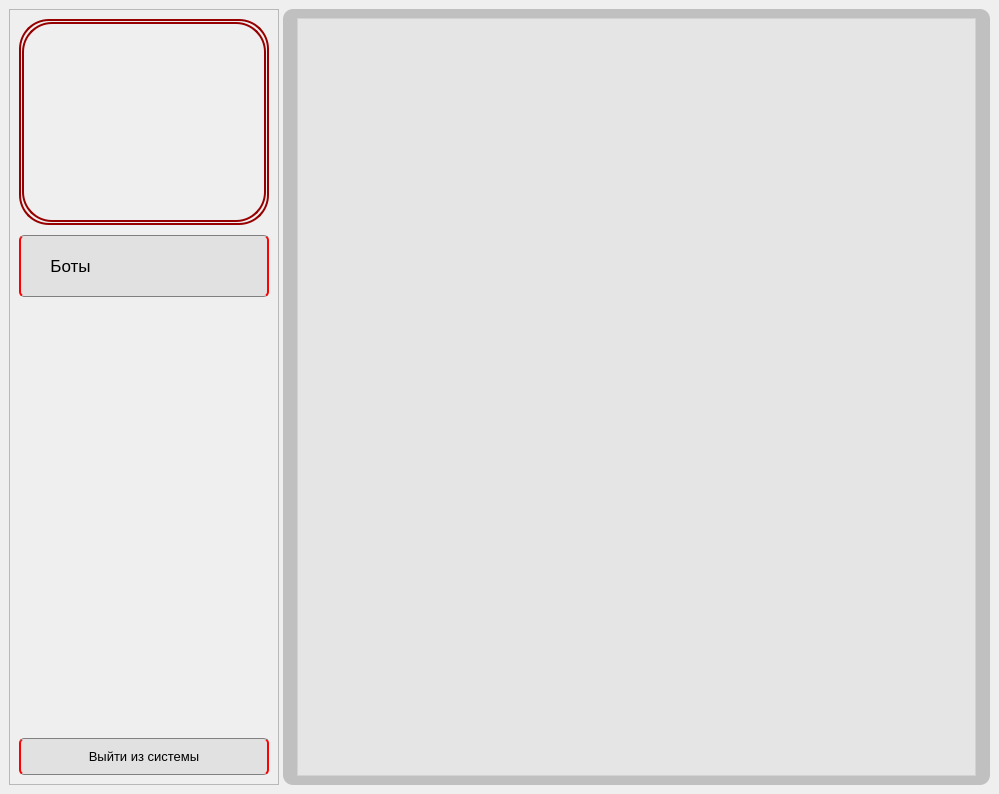
<?xml version="1.0" encoding="UTF-8"?>
<ui version="4.0">
 <class>MainWindow</class>
 <widget class="QMainWindow" name="MainWindow">
  <property name="geometry">
   <rect>
    <x>0</x>
    <y>0</y>
    <width>999</width>
    <height>794</height>
   </rect>
  </property>
  <property name="cursor">
   <cursorShape>ArrowCursor</cursorShape>
  </property>
  <property name="windowTitle">
   <string>Приложение</string>
  </property>
  <property name="layoutDirection">
   <enum>Qt::LeftToRight</enum>
  </property>
  <property name="autoFillBackground">
   <bool>true</bool>
  </property>
  <property name="styleSheet">
   <string notr="true"/>
  </property>
  <widget class="QWidget" name="centralwidget">
   <layout class="QGridLayout" name="gridLayout_4">
    <property name="verticalSpacing">
     <number>6</number>
    </property>
    <item row="0" column="0">
     <layout class="QHBoxLayout" name="horizontalLayout">
      <property name="spacing">
       <number>4</number>
      </property>
      <property name="leftMargin">
       <number>0</number>
      </property>
      <property name="rightMargin">
       <number>0</number>
      </property>
      <item>
       <widget class="QFrame" name="frame">
        <property name="sizePolicy">
         <sizepolicy hsizetype="Fixed" vsizetype="Preferred">
          <horstretch>0</horstretch>
          <verstretch>0</verstretch>
         </sizepolicy>
        </property>
        <property name="minimumSize">
         <size>
          <width>270</width>
          <height>0</height>
         </size>
        </property>
        <property name="styleSheet">
         <string notr="true">QPushButton{
	border-radius: 5px;
	background-color: rgb(225, 225, 225);
	border: 1px solid gray;
	border-left: 2px solid red;
	border-right: 2px solid red;
}
QPushButton:hover{
	background-color: rgb(210, 210, 210);
	color: rgb(20, 20, 20);
	border-left: 2px solid rgb(60, 170, 255);
}

#PB_Parser,
#PB_Groups,
#PB_Users,
#PB_Audits,
#PB_Posts
{
	border-right: 1px solid gray;
}

#PB_Parser,#PB_Bots{
	text-align:  left;
	padding: 20px 10px 20px 20px;
}


#PB_Bots:hover,
#PB_ParserTasks:hover,
#PB_SearchGroups:hover
{
	border-left: 2px solid rgb(60, 170, 255);
	border-right: 2px solid rgb(60, 170, 255);
}


#PB_ParserTasks,
#PB_SearchGroups{
	text-align:  center;
	padding: 10px;
}


QPushButton.ActiveButton {
    border-left: 2px solid rgb(60, 170, 255);
    border-right: 2px solid rgb(60, 170, 255);
	background-color: rgb(210, 210, 210);
}

QPushButton.NotActiveButton{
    border-right: 2px solid red;
	border-left: 2px solid red;
	background-color: rgb(225, 225, 225);
}</string>
        </property>
        <property name="frameShape">
         <enum>QFrame::StyledPanel</enum>
        </property>
        <property name="frameShadow">
         <enum>QFrame::Raised</enum>
        </property>
        <layout class="QGridLayout" name="gridLayout">
         <property name="verticalSpacing">
          <number>10</number>
         </property>
         <item row="1" column="0">
          <layout class="QVBoxLayout" name="verticalLayout_3">
           <property name="spacing">
            <number>9</number>
           </property>
           <item>
            <layout class="QVBoxLayout" name="verticalLayout">
             <property name="spacing">
              <number>0</number>
             </property>
             <item>
              <layout class="QVBoxLayout" name="verticalLayout_2">
               <property name="spacing">
                <number>0</number>
               </property>
               <item>
                <widget class="QPushButton" name="PB_Bots">
                 <property name="font">
                  <font>
                   <pointsize>13</pointsize>
                  </font>
                 </property>
                 <property name="cursor">
                  <cursorShape>PointingHandCursor</cursorShape>
                 </property>
                 <property name="styleSheet">
                  <string notr="true"/>
                 </property>
                 <property name="text">
                  <string>  Боты</string>
                 </property>
                 <property name="icon">
                  <iconset resource="resources.qrc">
                   <normaloff>:/images/chatbot.png</normaloff>:/images/chatbot.png</iconset>
                 </property>
                 <property name="iconSize">
                  <size>
                   <width>25</width>
                   <height>25</height>
                  </size>
                 </property>
                 <property name="autoRepeatInterval">
                  <number>100</number>
                 </property>
                </widget>
               </item>
               <item>
                <spacer name="verticalSpacer">
                 <property name="orientation">
                  <enum>Qt::Vertical</enum>
                 </property>
                 <property name="sizeHint" stdset="0">
                  <size>
                   <width>20</width>
                   <height>40</height>
                  </size>
                 </property>
                </spacer>
               </item>
              </layout>
             </item>
             <item>
              <widget class="QPushButton" name="PB_ExitSys">
               <property name="sizePolicy">
                <sizepolicy hsizetype="Minimum" vsizetype="Fixed">
                 <horstretch>0</horstretch>
                 <verstretch>0</verstretch>
                </sizepolicy>
               </property>
               <property name="font">
                <font>
                 <pointsize>10</pointsize>
                </font>
               </property>
               <property name="cursor">
                <cursorShape>PointingHandCursor</cursorShape>
               </property>
               <property name="styleSheet">
                <string notr="true">QPushButton{
	text-align:  center;
	padding: 10 10 10 10;
}</string>
               </property>
               <property name="text">
                <string>Выйти из системы</string>
               </property>
              </widget>
             </item>
            </layout>
           </item>
          </layout>
         </item>
         <item row="0" column="0">
          <widget class="QFrame" name="frame_4">
           <property name="styleSheet">
            <string notr="true">border: 2px solid rgb(150, 0, 0);
border-radius: 30px;</string>
           </property>
           <property name="frameShape">
            <enum>QFrame::StyledPanel</enum>
           </property>
           <property name="frameShadow">
            <enum>QFrame::Raised</enum>
           </property>
           <layout class="QVBoxLayout" name="verticalLayout_8">
            <property name="spacing">
             <number>1</number>
            </property>
            <property name="leftMargin">
             <number>1</number>
            </property>
            <property name="topMargin">
             <number>1</number>
            </property>
            <property name="rightMargin">
             <number>1</number>
            </property>
            <property name="bottomMargin">
             <number>1</number>
            </property>
            <item>
             <widget class="QLabel" name="label">
              <property name="minimumSize">
               <size>
                <width>0</width>
                <height>200</height>
               </size>
              </property>
              <property name="styleSheet">
               <string notr="true">border-image: url(:/images/logo.png);


</string>
              </property>
              <property name="text">
               <string/>
              </property>
             </widget>
            </item>
           </layout>
          </widget>
         </item>
        </layout>
       </widget>
      </item>
      <item>
       <widget class="QFrame" name="frame_2">
        <property name="styleSheet">
         <string notr="true">#frame_2{
background-color: rgb(0, 0, 0, 50);
border-radius: 10px;
padding: 0 5 0 5;
}</string>
        </property>
        <property name="frameShape">
         <enum>QFrame::StyledPanel</enum>
        </property>
        <property name="frameShadow">
         <enum>QFrame::Raised</enum>
        </property>
        <layout class="QGridLayout" name="gridLayout_3">
         <item row="0" column="0">
          <widget class="QFrame" name="frame_3">
           <property name="styleSheet">
            <string notr="true">#frame_3{
background-color: rgba(255, 255, 255, 150);
}</string>
           </property>
           <property name="frameShape">
            <enum>QFrame::StyledPanel</enum>
           </property>
           <property name="frameShadow">
            <enum>QFrame::Raised</enum>
           </property>
           <layout class="QGridLayout" name="gridLayout_5">
            <property name="leftMargin">
             <number>0</number>
            </property>
            <property name="topMargin">
             <number>0</number>
            </property>
            <property name="rightMargin">
             <number>0</number>
            </property>
            <property name="bottomMargin">
             <number>0</number>
            </property>
            <property name="horizontalSpacing">
             <number>6</number>
            </property>
            <item row="0" column="0">
             <layout class="QGridLayout" name="GL_Main"/>
            </item>
           </layout>
          </widget>
         </item>
        </layout>
       </widget>
      </item>
     </layout>
    </item>
   </layout>
  </widget>
 </widget>
 <resources>
  <include location="resources.qrc"/>
 </resources>
 <connections/>
</ui>
